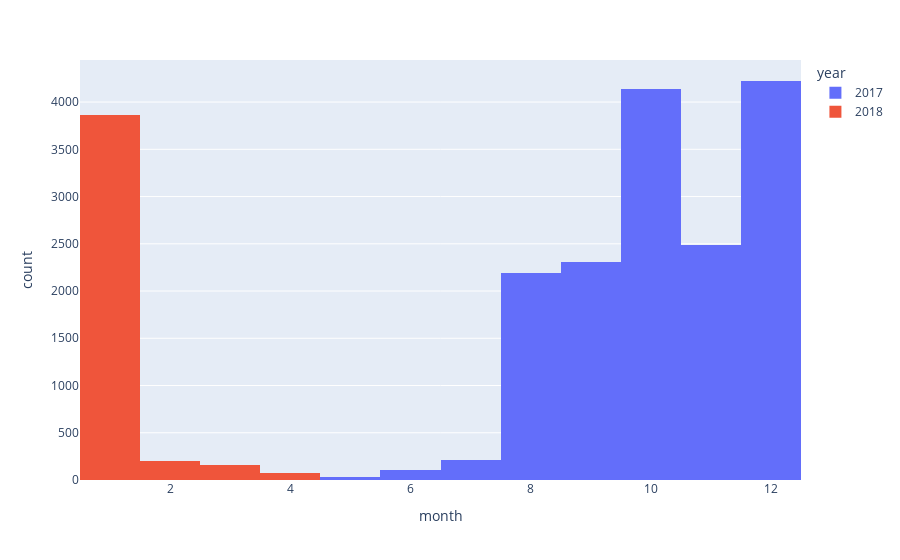

Notebook cell for this chart:
### Code cell
count_amount_per_months_fig = px.histogram(df[['year', 'month', 'amount']], x='month', y=None, color='year')
count_amount_per_months_fig

### Figure 1 — Plotly figure (JSON) as saved in the notebook; plotly's stock layout.template omitted (floating-point values rounded to 4 significant figures; data arrays with more than 128 entries replaced by an {"elided": "..."} marker saying what was removed)
{"data": [{"alignmentgroup": "True", "bingroup": "x", "hovertemplate": "year=2017<br>month=%{x}<br>count=%{y}<extra></extra>", "legendgroup": "2017", "marker": {"color": "#636efa", "pattern": {"shape": ""}}, "name": "2017", "offsetgroup": "2017", "orientation": "v", "showlegend": true, "type": "histogram", "x": {"elided": "15705 int values"}, "xaxis": "x", "yaxis": "y"}, {"alignmentgroup": "True", "bingroup": "x", "hovertemplate": "year=2018<br>month=%{x}<br>count=%{y}<extra></extra>", "legendgroup": "2018", "marker": {"color": "#EF553B", "pattern": {"shape": ""}}, "name": "2018", "offsetgroup": "2018", "orientation": "v", "showlegend": true, "type": "histogram", "x": {"elided": "4295 int values"}, "xaxis": "x", "yaxis": "y"}], "layout": {"barmode": "relative", "legend": {"title": {"text": "year"}, "tracegroupgap": 0}, "margin": {"t": 60}, "xaxis": {"anchor": "y", "domain": [0, 1], "title": {"text": "month"}}, "yaxis": {"anchor": "x", "domain": [0, 1], "title": {"text": "count"}}}}
